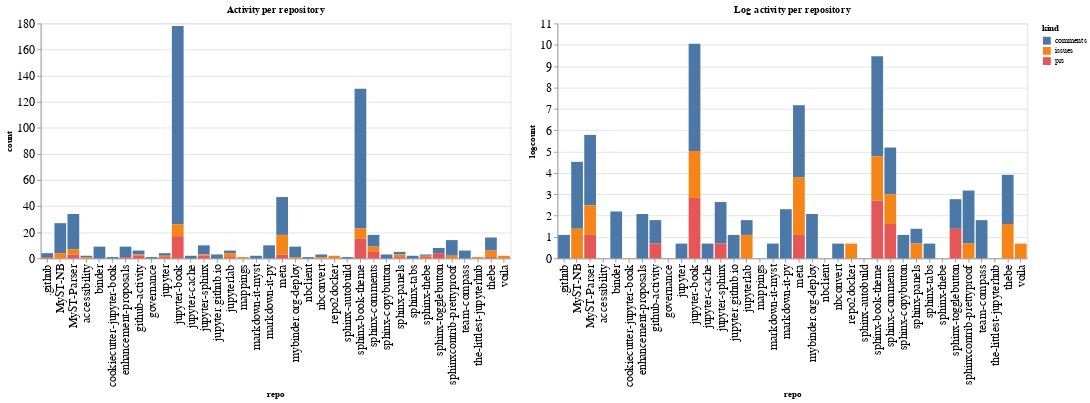

Notebook code for this chart:
### Code cell
ch1 = alt.Chart(repo_summaries, width=600, title="Activity per repository").mark_bar().encode(
    x='repo',
    y='count',
    color='kind',
    tooltip="kind"
)

ch2 = alt.Chart(repo_summaries, width=600, title="Log activity per repository").mark_bar().encode(
    x='repo',
    y='logcount',
    color='kind',
    tooltip="kind"
)

ch1 | ch2

### Figure 1 — Vega-Lite specification as saved in the notebook (floating-point values rounded to 4 significant figures)
{"config": {"axisLeft": {"labelFontSize": 15}, "axisBottom": {"labelFontSize": 15}}, "hconcat": [{"mark": "bar", "encoding": {"color": {"type": "nominal", "field": "kind"}, "tooltip": {"type": "nominal", "field": "kind"}, "x": {"type": "nominal", "field": "repo"}, "y": {"type": "quantitative", "field": "count"}}, "title": "Activity per repository", "width": 600}, {"mark": "bar", "encoding": {"color": {"type": "nominal", "field": "kind"}, "tooltip": {"type": "nominal", "field": "kind"}, "x": {"type": "nominal", "field": "repo"}, "y": {"type": "quantitative", "field": "logcount"}}, "title": "Log activity per repository", "width": 600}], "data": {"name": "data-c5c1d73165ce7de604ecbe4db509bf2c"}, "$schema": "https://vega.github.io/schema/vega-lite/v4.8.1.json", "datasets": {"data-c5c1d73165ce7de604ecbe4db509bf2c": [{"repo": ".github", "kind": "comments", "count": 3, "logcount": 1.099}, {"repo": ".github", "kind": "prs", "count": 1, "logcount": 0.0}, {"repo": "MyST-NB", "kind": "comments", "count": 23, "logcount": 3.135}, {"repo": "MyST-NB", "kind": "issues", "count": 4, "logcount": 1.386}, {"repo": "MyST-Parser", "kind": "comments", "count": 27, "logcount": 3.296}, {"repo": "MyST-Parser", "kind": "issues", "count": 4, "logcount": 1.386}, {"repo": "MyST-Parser", "kind": "prs", "count": 3, "logcount": 1.099}, {"repo": "accessibility", "kind": "comments", "count": 1, "logcount": 0.0}, {"repo": "accessibility", "kind": "issues", "count": 1, "logcount": 0.0}, {"repo": "binder", "kind": "comments", "count": 9, "logcount": 2.197}, {"repo": "cookiecutter-jupyter-book", "kind": "comments", "count": 1, "logcount": 0.0}, {"repo": "enhancement-proposals", "kind": "comments", "count": 8, "logcount": 2.079}, {"repo": "enhancement-proposals", "kind": "prs", "count": 1, "logcount": 0.0}, {"repo": "github-activity", "kind": "comments", "count": 3, "logcount": 1.099}, {"repo": "github-activity", "kind": "issues", "count": 1, "logcount": 0.0}, {"repo": "github-activity", "kind": "prs", "count": 2, "logcount": 0.6931}, {"repo": "governance", "kind": "comments", "count": 1, "logcount": 0.0}, {"repo": "jupyter", "kind": "comments", "count": 2, "logcount": 0.6931}, {"repo": "jupyter", "kind": "issues", "count": 1, "logcount": 0.0}, {"repo": "jupyter", "kind": "prs", "count": 1, "logcount": 0.0}, {"repo": "jupyter-book", "kind": "comments", "count": 152, "logcount": 5.024}, {"repo": "jupyter-book", "kind": "issues", "count": 9, "logcount": 2.197}, {"repo": "jupyter-book", "kind": "prs", "count": 17, "logcount": 2.833}, {"repo": "jupyter-cache", "kind": "comments", "count": 2, "logcount": 0.6931}, {"repo": "jupyter-sphinx", "kind": "comments", "count": 7, "logcount": 1.946}, {"repo": "jupyter-sphinx", "kind": "issues", "count": 1, "logcount": 0.0}, {"repo": "jupyter-sphinx", "kind": "prs", "count": 2, "logcount": 0.6931}, {"repo": "jupyter.github.io", "kind": "comments", "count": 3, "logcount": 1.099}, {"repo": "jupyterlab", "kind": "comments", "count": 2, "logcount": 0.6931}, {"repo": "jupyterlab", "kind": "issues", "count": 3, "logcount": 1.099}, {"repo": "jupyterlab", "kind": "prs", "count": 1, "logcount": 0.0}, {"repo": "mappings", "kind": "issues", "count": 1, "logcount": 0.0}, {"repo": "markdown-it-myst", "kind": "comments", "count": 2, "logcount": 0.6931}, {"repo": "markdown-it-py", "kind": "comments", "count": 10, "logcount": 2.303}, {"repo": "meta", "kind": "comments", "count": 29, "logcount": 3.367}, {"repo": "meta", "kind": "issues", "count": 15, "logcount": 2.708}, {"repo": "meta", "kind": "prs", "count": 3, "logcount": 1.099}, {"repo": "mybinder.org-deploy", "kind": "comments", "count": 8, "logcount": 2.079}, {"repo": "mybinder.org-deploy", "kind": "issues", "count": 1, "logcount": 0.0}, {"repo": "nbclient", "kind": "comments", "count": 1, "logcount": 0.0}, {"repo": "nbconvert", "kind": "comments", "count": 2, "logcount": 0.6931}, {"repo": "nbconvert", "kind": "issues", "count": 1, "logcount": 0.0}, {"repo": "repo2docker", "kind": "issues", "count": 2, "logcount": 0.6931}, {"repo": "sphinx-autobuild", "kind": "comments", "count": 1, "logcount": 0.0}, {"repo": "sphinx-book-theme", "kind": "comments", "count": 107, "logcount": 4.673}, {"repo": "sphinx-book-theme", "kind": "issues", "count": 8, "logcount": 2.079}, {"repo": "sphinx-book-theme", "kind": "prs", "count": 15, "logcount": 2.708}, {"repo": "sphinx-comments", "kind": "comments", "count": 9, "logcount": 2.197}, {"repo": "sphinx-comments", "kind": "issues", "count": 4, "logcount": 1.386}, {"repo": "sphinx-comments", "kind": "prs", "count": 5, "logcount": 1.609}, {"repo": "sphinx-copybutton", "kind": "comments", "count": 3, "logcount": 1.099}, {"repo": "sphinx-panels", "kind": "comments", "count": 2, "logcount": 0.6931}, {"repo": "sphinx-panels", "kind": "issues", "count": 2, "logcount": 0.6931}, {"repo": "sphinx-panels", "kind": "prs", "count": 1, "logcount": 0.0}, {"repo": "sphinx-tabs", "kind": "comments", "count": 2, "logcount": 0.6931}, {"repo": "sphinx-thebe", "kind": "comments", "count": 1, "logcount": 0.0}, {"repo": "sphinx-thebe", "kind": "issues", "count": 1, "logcount": 0.0}, {"repo": "sphinx-thebe", "kind": "prs", "count": 1, "logcount": 0.0}, {"repo": "sphinx-togglebutton", "kind": "comments", "count": 4, "logcount": 1.386}, {"repo": "sphinx-togglebutton", "kind": "prs", "count": 4, "logcount": 1.386}, {"repo": "sphinxcontrib-prettyproof", "kind": "comments", "count": 12, "logcount": 2.485}, {"repo": "sphinxcontrib-prettyproof", "kind": "issues", "count": 2, "logcount": 0.6931}, {"repo": "team-compass", "kind": "comments", "count": 6, "logcount": 1.792}, {"repo": "the-littlest-jupyterhub", "kind": "issues", "count": 1, "logcount": 0.0}, {"repo": "thebe", "kind": "comments", "count": 10, "logcount": 2.303}, {"repo": "thebe", "kind": "issues", "count": 5, "logcount": 1.609}, {"repo": "thebe", "kind": "prs", "count": 1, "logcount": 0.0}, {"repo": "voila", "kind": "issues", "count": 2, "logcount": 0.6931}]}}
